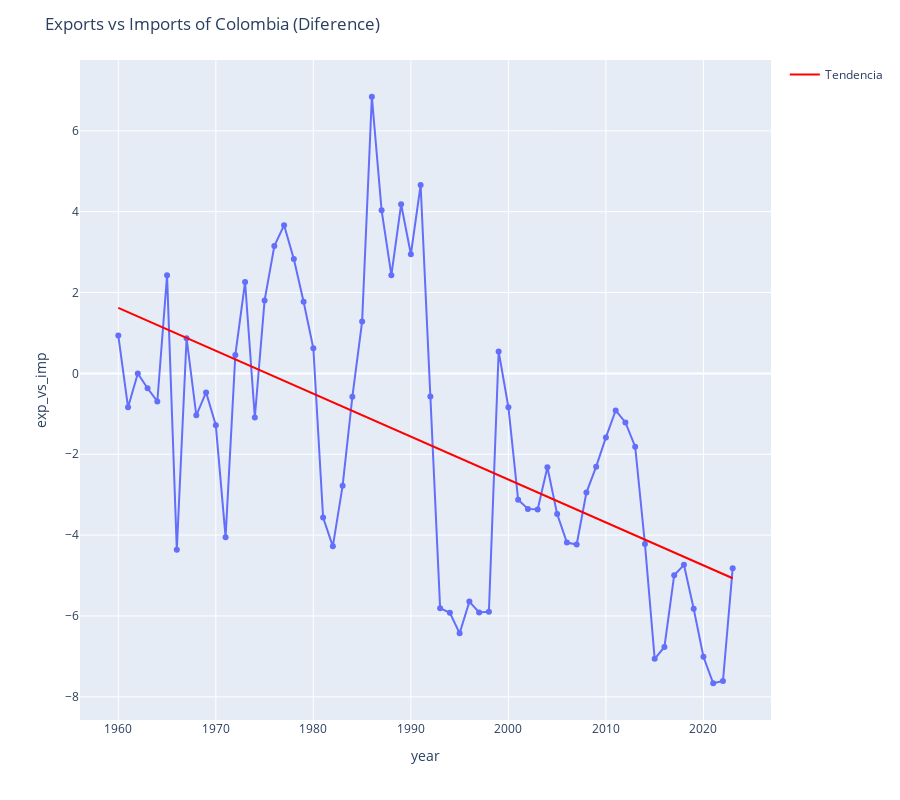

Here is the notebook cell this chart was saved with:
### Markdown cell above
## Trend of Exports vs Imports by Year

### Code cell
fig = px.line(df_data,
              x='year',
              y='exp_vs_imp',
              markers=True
              )

# Calcular la línea de tendencia
z = np.polyfit(df_data['year'], df_data['exp_vs_imp'], 1)  # Ajuste lineal (grado 1)
p = np.poly1d(z)

# Agregar la línea de tendencia al gráfico
fig.add_trace(go.Scatter(
    x=df_data['year'],
    y=p(df_data['year']),
    mode='lines',
    name='Tendencia',
    line=dict(color='red')
))

fig.update_layout(title='Exports vs Imports of Colombia (Diference) ',
                  height=height)

if kaggle:
    fig.show(renderer='iframe_connected')
else:
    fig.show()

### Figure 1 — Plotly figure (JSON) as saved in the notebook; plotly's stock layout.template omitted (floating-point values rounded to 4 significant figures)
{"data": [{"hovertemplate": "year=%{x}<br>exp_vs_imp=%{y}<extra></extra>", "legendgroup": "", "line": {"color": "#636efa", "dash": "solid"}, "marker": {"symbol": "circle"}, "mode": "lines+markers", "name": "", "orientation": "v", "showlegend": false, "type": "scatter", "x": [1960, 1961, 1962, 1963, 1964, 1965, 1966, 1967, 1968, 1969, 1970, 1971, 1972, 1973, 1974, 1975, 1976, 1977, 1978, 1979, 1980, 1981, 1982, 1983, 1984, 1985, 1986, 1987, 1988, 1989, 1990, 1991, 1992, 1993, 1994, 1995, 1996, 1997, 1998, 1999, 2000, 2001, 2002, 2003, 2004, 2005, 2006, 2007, 2008, 2009, 2010, 2011, 2012, 2013, 2014, 2015, 2016, 2017, 2018, 2019, 2020, 2021, 2022, 2023], "xaxis": "x", "y": [0.9371, -0.8384, -0.003806, -0.3675, -0.6941, 2.425, -4.365, 0.871, -1.038, -0.4699, -1.284, -4.05, 0.4567, 2.26, -1.09, 1.806, 3.151, 3.667, 2.827, 1.771, 0.621, -3.567, -4.278, -2.781, -0.5792, 1.282, 6.844, 4.034, 2.43, 4.184, 2.948, 4.659, -0.5745, -5.808, -5.921, -6.43, -5.645, -5.914, -5.894, 0.5439, -0.8368, -3.127, -3.351, -3.366, -2.322, -3.481, -4.184, -4.233, -2.948, -2.307, -1.583, -0.9174, -1.213, -1.814, -4.218, -7.06, -6.768, -4.992, -4.735, -5.822, -7.011, -7.665, -7.609, -4.819], "yaxis": "y"}, {"line": {"color": "red"}, "mode": "lines", "name": "Tendencia", "type": "scatter", "x": [1960, 1961, 1962, 1963, 1964, 1965, 1966, 1967, 1968, 1969, 1970, 1971, 1972, 1973, 1974, 1975, 1976, 1977, 1978, 1979, 1980, 1981, 1982, 1983, 1984, 1985, 1986, 1987, 1988, 1989, 1990, 1991, 1992, 1993, 1994, 1995, 1996, 1997, 1998, 1999, 2000, 2001, 2002, 2003, 2004, 2005, 2006, 2007, 2008, 2009, 2010, 2011, 2012, 2013, 2014, 2015, 2016, 2017, 2018, 2019, 2020, 2021, 2022, 2023], "y": [1.621, 1.515, 1.409, 1.303, 1.197, 1.09, 0.9843, 0.8781, 0.7719, 0.6658, 0.5596, 0.4535, 0.3473, 0.2411, 0.135, 0.02882, -0.07734, -0.1835, -0.2897, -0.3958, -0.502, -0.6081, -0.7143, -0.8205, -0.9266, -1.033, -1.139, -1.245, -1.351, -1.457, -1.564, -1.67, -1.776, -1.882, -1.988, -2.094, -2.201, -2.307, -2.413, -2.519, -2.625, -2.731, -2.837, -2.944, -3.05, -3.156, -3.262, -3.368, -3.474, -3.581, -3.687, -3.793, -3.899, -4.005, -4.111, -4.218, -4.324, -4.43, -4.536, -4.642, -4.748, -4.855, -4.961, -5.067]}], "layout": {"height": 800, "legend": {"tracegroupgap": 0}, "margin": {"t": 60}, "title": {"text": "Exports vs Imports of Colombia (Diference) "}, "xaxis": {"anchor": "y", "domain": [0, 1], "title": {"text": "year"}}, "yaxis": {"anchor": "x", "domain": [0, 1], "title": {"text": "exp_vs_imp"}}}}
